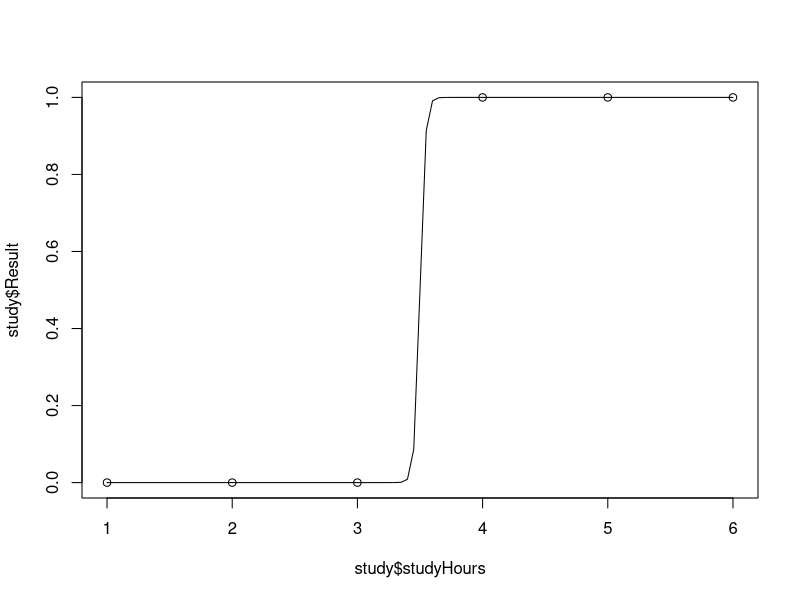

The R script that drew this image:
# run 

# Syntax: model <- glm(dependent_variable ~ independent_variable, data = dataset, family = "binomial")

study <- data.frame(studyHours = c(1,2,3,4,5,6), Result = c(0,0,0,1,1,1))

model <- glm(Result ~ studyHours,data = study, family = "binomial")

summary(model)

predict(model, type = "response")

plot(study$studyHours, study$Result)
curve(predict(model, data.frame(studyHours=x),type = "response"), add = TRUE)
